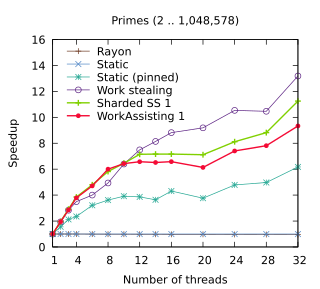

This figure's gnuplot source:
set title "Primes (2 .. 1,048,578)"
set terminal pdf size 3.2,2.9
set output "./results/Primes_2_.._1,048,578.pdf"
set key on
set key top left Left reverse
set key samplen 2.5
set xrange [1:32]
set xtics (1, 4, 8, 12, 16, 20, 24, 28, 32)
set xlabel "Number of threads"
set yrange [0:16]
set ylabel "Speedup"
plot './results/Primes_2_.._1,048,578.dat' using 1:2 title "Rayon" pointsize 0.7 lw 1 pt 1 linecolor rgb "#6E3B23" with linespoints, \
  './results/Primes_2_.._1,048,578.dat' using 1:3 title "Static" pointsize 0.7 lw 1 pt 2 linecolor rgb "#5287C6" with linespoints, \
  './results/Primes_2_.._1,048,578.dat' using 1:4 title "Static (pinned)" pointsize 0.7 lw 1 pt 3 linecolor rgb "#24A793" with linespoints, \
  './results/Primes_2_.._1,048,578.dat' using 1:5 title "Work stealing" pointsize 0.7 lw 1 pt 6 linecolor rgb "#5B2182" with linespoints, \
  './results/Primes_2_.._1,048,578.dat' using 1:6 title "Sharded SS 1" pointsize 0.7 lw 2 pt 1 linecolor rgb "#80D000" with linespoints, \
  './results/Primes_2_.._1,048,578.dat' using 1:7 title "WorkAssisting 1" pointsize 0.4 lw 2 pt 7 linecolor rgb "#F40A35" with linespoints
